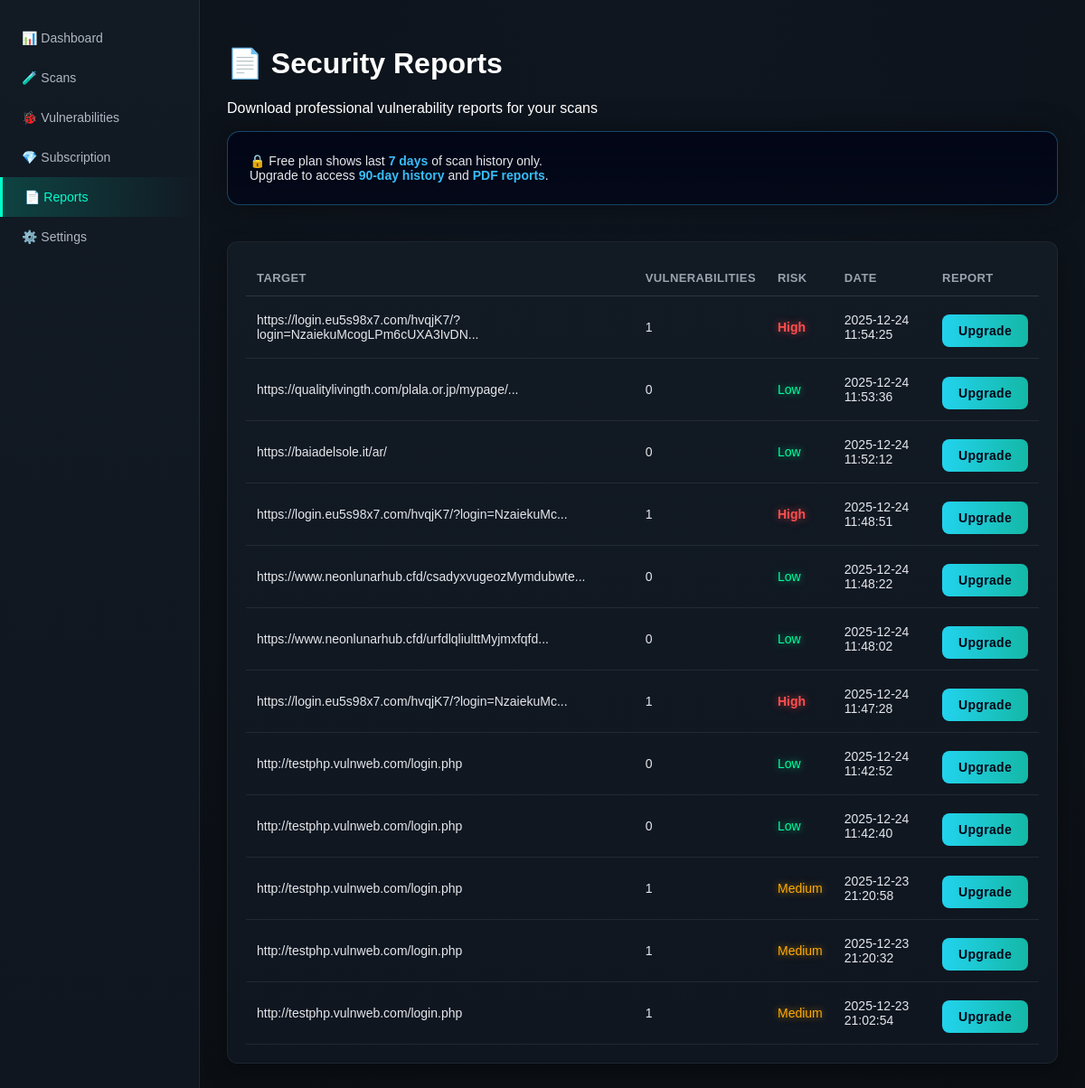
Screenshot of /reports (signed in) with the database file from the repository.
### tables this page shows
CREATE TABLE scans (
        id INTEGER PRIMARY KEY AUTOINCREMENT,
        user_id INTEGER,
        target TEXT,
        total_vulns INTEGER,
        risk_level TEXT,
        status TEXT,
        created_at TEXT
    );

### app.py (the view, shortened to what this page needs)
@app.route("/reports")
def reports():
    if "user_id" not in session:
        return redirect("/login")
    db = get_db()
    user = db.execute(
        "SELECT subscription FROM users WHERE id = ?",
        (session["user_id"],)
    ).fetchone()
    subscription = user["subscription"]
    if subscription == "free":
        scans = db.execute("""
            SELECT * FROM scans
            WHERE user_id = ?
            AND created_at >= datetime('now', '-7 days')
            ORDER BY created_at DESC
        """, (session["user_id"],)).fetchall()
    db.close()
    return render_template(
        "reports.html",
        scans=scans,
        subscription=subscription,
        active_page="reports"
    )

### app.py (called while the page is built)
def get_db():
    conn = sqlite3.connect(
        DB_PATH,
        timeout=30,
        check_same_thread=False
    )
    conn.row_factory = sqlite3.Row
    return conn

@app.before_request
def track_active_users():
    if "username" in session:
        active_users[session["username"]] = datetime.now()
    timeout = datetime.now() - timedelta(minutes=5)
    for user in list(active_users):
        if active_users[user] < timeout:
            del active_users[user]

### templates/reports.html (shortened to what this page needs)
<!DOCTYPE html>
<html lang="en">
<head>
  <link rel="stylesheet" href="{{ url_for('static', filename='css/dashboard.css') }}">
</head>
<body class="dashboard">
<div class="main">
  <aside class="sidebar">
    <a href="/dashboard" class="menu">📊 Dashboard</a>
    <a href="/scans" class="menu">🧪 Scans</a>
    <a href="/vulnerabilities" class="menu">🐞 Vulnerabilities</a>
    <a href="/subscription" class="menu premium">
      💎 Subscription
    </a>
    <a href="/reports" class="menu active">📄 Reports</a>
    <a href="/settings" class="menu">⚙️ Settings</a>
  </aside>
  <main class="content">
    <h1>📄 Security Reports</h1>
    <p>Download professional vulnerability reports for your scans</p>
    {% if subscription == "free" %}
      <div class="plan-card highlight" style="margin-bottom:20px;">
        🔒 Free plan shows last <b>7 days</b> of scan history only.<br>
        Upgrade to access <b>90-day history</b> and <b>PDF reports</b>.
      </div>
    {% endif %}
    <div class="table-box">
      <table>
        <thead>
          <tr>
            <th>Target</th>
            <th>Vulnerabilities</th>
            <th>Risk</th>
            <th>Date</th>
            <th>Report</th>
          </tr>
        </thead>
        <tbody>
          {% for scan in scans %}
          <tr>
            <td>{{ scan.target }}</td>
            <td>{{ scan.total_vulns }}</td>
            <td class="risk {{ scan.risk_level|lower }}">
              {{ scan.risk_level }}
            </td>
            <td>{{ scan.created_at }}</td>
            <td>
              {% if subscription == "premium" %}
                <a href="/download-report/{{ scan.id }}" class="upgrade-btn">
                  Download PDF
                </a>
              {% else %}
                <a href="/subscription" class="upgrade-btn">
                  Upgrade
                </a>
              {% endif %}
            </td>
          </tr>
          {% else %}
          <tr>
            <td colspan="5" style="text-align:center; color:#9aa4af;">
              No scans available
            </td>
          </tr>
          {% endfor %}
        </tbody>
      </table>
    </div>
  </main>
</div>
</body>
</html>

### static/css/dashboard.css (style rules this page uses)
body.dashboard { margin: 0; font-family: Arial, sans-serif; background: #0b0f14; color: #ffffff; }
.main { display: flex; height: calc(100vh - 60px); }
.sidebar { width: 220px; background: linear-gradient(180deg, #121a24, #0f1620); padding-top: 20px; border-right: 1px solid rgba(255,255,255,0.08); }
.menu { display: block; padding: 14px 24px; color: #b0b7c3; text-decoration: none; font-size: 14px; transition: all 0.2s ease; }
.menu.active { background: linear-gradient(90deg, rgba(0,255,204,0.18), transparent); border-left: 3px solid #00ffcc; color: #00ffcc; }
.content { flex: 1; padding: 30px; overflow-y: auto; background: radial-gradient(circle at top, #0f1620, #0b0f14); }
.risk.high { color: #ff4d4d; text-shadow: 0 0 8px rgba(255,77,77,0.5); }
.risk.medium { color: #ffaa00; text-shadow: 0 0 8px rgba(255,170,0,0.5); }
.table-box { margin-top: 40px; background: linear-gradient(180deg, #121a24, #0f1620); padding: 20px; border-radius: 12px; border: 1px solid rgba(255,255,255,0.06); box-shadow: 0 8px 24px rgba(0,0,0,0.35); }
table { width: 100%; border-collapse: collapse; }
th { padding: 12px; text-align: left; font-size: 13px; color: #9aa4af; letter-spacing: 0.4px; text-transform: uppercase; border-bottom: 1px solid rgba(255,255,255,0.12); }
td { padding: 12px; font-size: 14px; border-bottom: 1px solid rgba(255,255,255,0.08); }
.plan-card { background: linear-gradient(180deg, #0b1220, #05080f); border: 1px solid #1f2937; border-radius: 14px; padding: 28px; transition: transform 0.3s ease; }
.sidebar { width: 220px; flex-shrink: 0; }
.plan-card { background: linear-gradient(180deg, #020617, #020617cc); border: 1px solid rgba(255,255,255,0.08); border-radius: 14px; padding: 24px; box-shadow: 0 0 30px rgba(0,0,0,0.4); }
.plan-card.highlight { border-color: rgba(56,189,248,0.5); }
.upgrade-btn, .disabled-btn { margin-top: 16px; padding: 10px 18px; border-radius: 8px; border: none; font-weight: 600; cursor: pointer; }
.upgrade-btn { background: linear-gradient(90deg, #22d3ee, #14b8a6); color: #020617; }
.plan-card.highlight { background: linear-gradient(180deg, #020617, #020617cc); border: 1px solid rgba(56, 189, 248, 0.35); color: #e5e7eb; font-size: 14px; }
.plan-card.highlight b { color: #38bdf8; }
.table-box tbody td { color: #e5e7eb; font-size: 14px; }
.risk.high { color: #ff4d4d; font-weight: 600; text-shadow: 0 0 8px rgba(255, 77, 77, 0.6); }
.risk.medium { color: #ffaa00; text-shadow: 0 0 8px rgba(255, 170, 0, 0.6); }
.risk.low { color: #00ff9d; text-shadow: 0 0 8px rgba(0, 255, 157, 0.6); }
.upgrade-btn { padding: 8px 16px; background: linear-gradient(90deg, #22d3ee, #14b8a6); border-radius: 6px; color: #020617; font-weight: 600; text-decoration: none; border: none; }
.upgrade-btn { display: inline-block; padding: 10px 18px; background: linear-gradient(90deg, #22d3ee, #14b8a6); color: #020617; border: none; border-radius: 8px; font-size: 14px; font-weight: 600; cursor: pointer; transition: transform 0.15s ease, box-shadow 0.15s ease; }
.upgrade-btn { margin-top: 8px; letter-spacing: 0.3px; }

### rows the page displays
scans: target "https://login.eu5s98x7.com/hvqjK7/?login=NzaiekuMcogLPm6cUXA3IvDN...", total_vulns "1", risk_level "High", created_at "2025-12-24 11:54:25"
scans: target "https://qualitylivingth.com/plala.or.jp/mypage/...", total_vulns "0", risk_level "Low", created_at "2025-12-24 11:53:36"
scans: target "https://baiadelsole.it/ar/", total_vulns "0", risk_level "Low", created_at "2025-12-24 11:52:12"
scans: target "https://login.eu5s98x7.com/hvqjK7/?login=NzaiekuMc...", total_vulns "1", risk_level "High", created_at "2025-12-24 11:48:51"
scans: target "https://www.neonlunarhub.cfd/csadyxvugeozMymdubwte...", total_vulns "0", risk_level "Low", created_at "2025-12-24 11:48:22"
scans: target "https://www.neonlunarhub.cfd/urfdlqliulttMyjmxfqfd...", total_vulns "0", risk_level "Low", created_at "2025-12-24 11:48:02"
scans: target "https://login.eu5s98x7.com/hvqjK7/?login=NzaiekuMc...", total_vulns "1", risk_level "High", created_at "2025-12-24 11:47:28"
scans: target "http://testphp.vulnweb.com/login.php", total_vulns "0", risk_level "Low", created_at "2025-12-24 11:42:52"
scans: target "http://testphp.vulnweb.com/login.php", total_vulns "0", risk_level "Low", created_at "2025-12-24 11:42:40"
scans: target "http://testphp.vulnweb.com/login.php", total_vulns "1", risk_level "Medium", created_at "2025-12-23 21:20:58"
scans: target "http://testphp.vulnweb.com/login.php", total_vulns "1", risk_level "Medium", created_at "2025-12-23 21:20:32"
scans: target "http://testphp.vulnweb.com/login.php", total_vulns "1", risk_level "Medium", created_at "2025-12-23 21:02:54"
